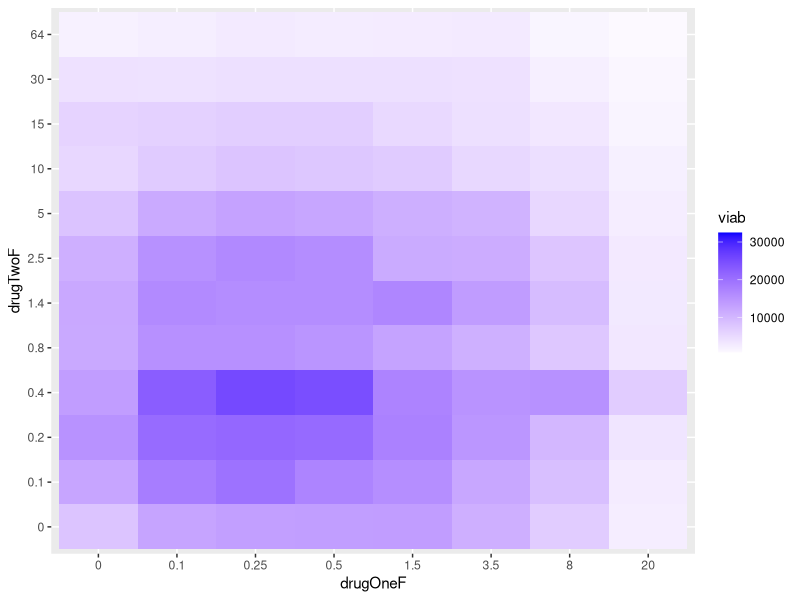

Write R code to recreate this figure. (Note: this script raises an error after producing the figure.)
library(reshape2)
library(dplyr)
library(tidyr)
library(ggplot2)

dataTT <- as.data.frame(read.csv("../PC9-U0126-SP6-avg.csv", header = TRUE)) %>%
  melt(id.vars = "X") %>%
  transmute(drugTwo = as.numeric(gsub("[X]","",variable)), drugOne = X, viab = value)

dataTT <- mutate(dataTT, drugOneF = as.factor(drugOne), drugTwoF = as.factor(drugTwo))

#gg <- ggplot(dataTT, aes(x = drugOne, y = viab, color = drugTwo)) + geom_point() + 
#  facet_wrap(~ drugTwo)
#plot(gg)

gg <- ggplot(dataTT, aes(x = drugOneF, y = drugTwoF)) + geom_tile(aes(fill=viab)) + 
  scale_fill_gradient2(low = "red", mid = "white", high = "blue")
plot(gg)


thresh <- filter(dataTT, drugOne < 0.11, drugTwo < 0.11)
thresh <- mean(thresh$viab)/2

drugTwoList <- unique(dataTT$drugTwo)


for (ii in 1:length(drugTwoList)) {
  dataCur <- filter(dataTT, drugTwo == drugTwoList[ii])
  
  
  
  model <- approxfun(dataCur$drugOne, y = dataCur$viab - thresh, ties = mean)
  
  root <- uniroot(model, c(0, 20))
  
  print(drugTwoList[ii])
  print(root$root)
  
  x <- seq(0, 20, by = 0.1)
  
  #plot(x, model(x), col = "tomato", type = "l")
  
}

